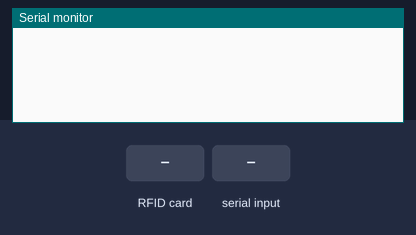
The program below on a simulated Arduino Nano, built with avr-gcc and run on an emulated ATmega328P. Shown: the last lines printed to the serial monitor. The test bench sets the inputs (shaded band).

Above: at 1.2 s.
1.3 s: RFID card 5E 7A 19 C4 held to the reader
At 2.5 s:
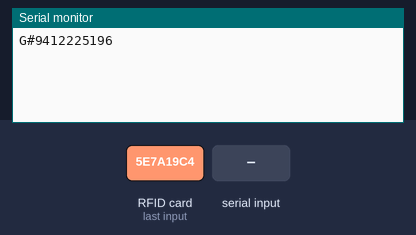
2.8 s: "1\n" received over the second serial link
At 3.4 s:
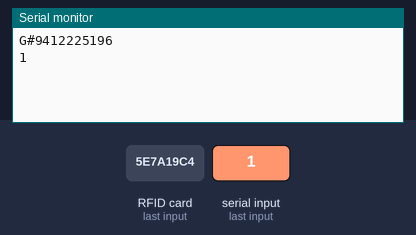
4.3 s: "0\n" received over the second serial link
At 5.9 s:
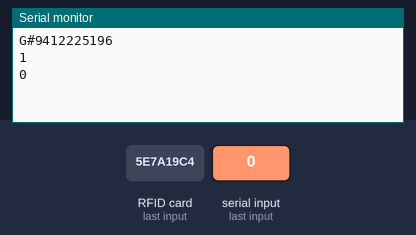

Measured:
- after the input at 1.3 s, the serial monitor: prints a new line at once (image 1)
- after the input at 2.8 s, the serial monitor: prints a new line after 0.06 s (image 2)
- after the input at 4.3 s, the serial monitor: prints a new line after 0.07 s (image 3)

The program:

main.cpp
```cpp
/*
 This is server part
 Read from SoftwareSerial, wich connect to local object and Write to Serial
 Read from Serial and print to SoftwareSerial

 Create in Atom - PlatformIO
 */

#include <Arduino.h>

#include <SoftwareSerial.h>
#include <SPI.h>
#include <MFRC522.h>

#define SS_PIN 10 //SS for RFID
#define RST_PIN 9 // RST for RFID (not connect)

void printDec(byte *buffer, byte bufferSize);

SoftwareSerial mySerial(2, 3); // RX, TX
String ID = "";
String msg="";
int myTimeout = 50;

MFRC522 rfid(SS_PIN, RST_PIN); // Instance of the RFID class

void setup() {
  Serial.begin(9600);
  mySerial.begin(9600);
  Serial.setTimeout(myTimeout);
  mySerial.setTimeout(myTimeout);

  SPI.begin(); // Init SPI bus
  rfid.PCD_Init(); // Init MFRC522
}

void loop() {

  if (mySerial.available()) {
    msg = mySerial.readString();
    Serial.print(msg);
  }

  if (Serial.available()) {
    msg = Serial.readString();
    mySerial.print(msg);
  }

  msg = "";

  // Look for new cards
  if ( ! rfid.PICC_IsNewCardPresent())
    return;

  // Verify if the NUID has been readed
  if ( ! rfid.PICC_ReadCardSerial())
    return;

  MFRC522::PICC_Type piccType = rfid.PICC_GetType(rfid.uid.sak);

  if (piccType != MFRC522::PICC_TYPE_MIFARE_MINI &&
    piccType != MFRC522::PICC_TYPE_MIFARE_1K &&
    piccType != MFRC522::PICC_TYPE_MIFARE_4K) {
    Serial.println(F("Your tag is not of type MIFARE Classic."));
    return;
  }

  printDec(rfid.uid.uidByte, rfid.uid.size);
  Serial.print("G#"+ID+"\n");

  // Halt PICC
  rfid.PICC_HaltA();

  // Stop encryption on PCD
  rfid.PCD_StopCrypto1();

}

/**
 * Helper routine to dump a byte array as dec values to Serial.
 */
void printDec(byte *buffer, byte bufferSize)
{
  ID = "";
  for (byte i = 0; i < bufferSize; i++)
  {
    ID.concat(String(buffer[i], DEC));
  }
}
```
